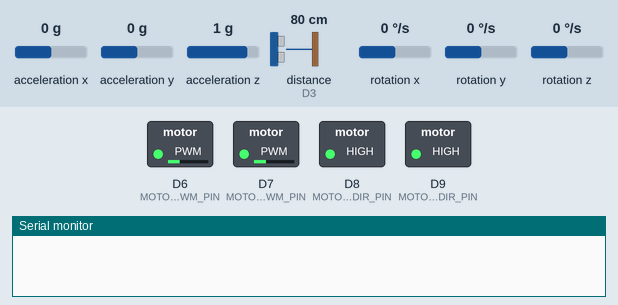
Recording of a sketch running on a simulated Arduino Nano 33 BLE. Shown: switched loads named in the sketch (green lamp = pin HIGH), the last lines printed to the serial monitor. Wiring (inferred from the names in the program): ultrasonic range finder: trigger D2; echo D3. Dashed ring = blinking. The inputs (shaded band) are chosen by the test bench; at power-on: rotation z 0 °/s, distance to the obstacle (sensor on D3) 80 cm, acceleration x 0 g, acceleration y 0 g, acceleration z 1 g, rotation x 0 °/s, rotation y 0 °/s. The echo pulse lasts 58.3 µs per cm; pins used as bus, display or sensor lines are not drawn.

Above: at 1.2 s.
1.3 s: rotation z set to -192 °/s
At 2.0 s:
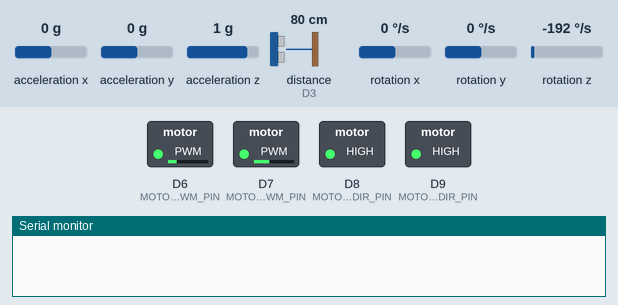
4.3 s: distance to the obstacle (sensor on D3) set to 4 cm
At 6.0 s:
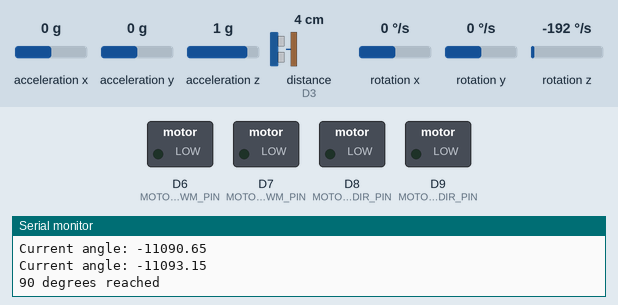
At 6.89 s:
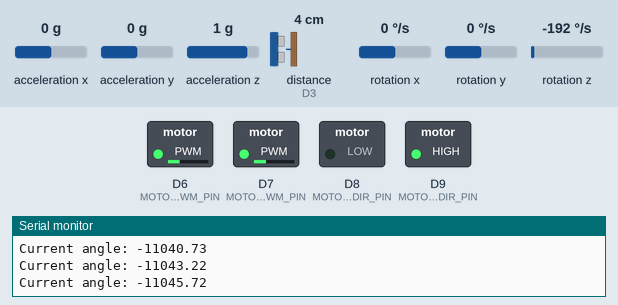
Timing chart, 0 to 13.3 s (numbered marks = the images above; inputs shaded):
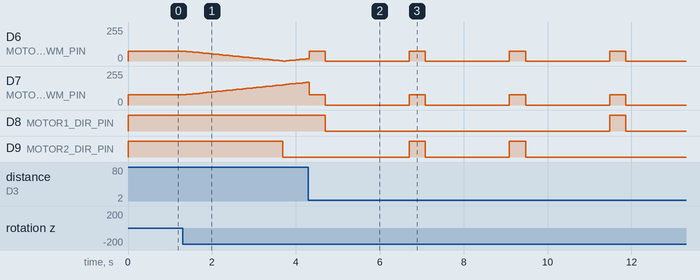

Measured:
- after the input at 1.3 s, D7 (MOTOR1_PWM_PIN): moves from 76/255 to 170/255 over 2.9 s, starting after 0.09 s; D9 (MOTOR2_DIR_PIN): HIGH → LOW after 2.4 s
- after the input at 4.3 s, D8 (MOTOR1_DIR_PIN): HIGH → LOW after 0.40 s, → HIGH 6.8 s later, → LOW 0.39 s later; D9 (MOTOR2_DIR_PIN): alternates HIGH for 0.39 s and LOW for 2.0 s, 4 changes in all, then stays LOW, starting after 2.4 s
- by itself, D6 (MOTOR2_PWM_PIN): alternates 74/255 for 0.39 s and 0/255 for 2.0 s

The sketch:

LAB13_Maze_acc_gyro.ino
```cpp
#include <Arduino.h>
#include <Arduino_LSM9DS1.h>  // Include the library for the built-in accelerometer and gyroscope

// Ultrasonic sensor pins
const int TRIGGER_PIN = 2;
const int ECHO_PIN = 3;

// Motor pins
const int MOTOR1_PWM_PIN = 7;
const int MOTOR1_DIR_PIN = 8;
const int MOTOR2_PWM_PIN = 6;
const int MOTOR2_DIR_PIN = 9;

// Gyroscope control variables
float current_heading = 0;
float initial_heading = 0;

// Accelerometer control variables
float x_accel, y_accel, z_accel;
float x_position = 0;
float y_position = 0;
unsigned long previous_time;

// Control gains
float Kp_heading = 0.08;   // Proportional gain for heading correction
float Kp_position = 0.03;  // Proportional gain for position correction

// Correction factor to balance motor speeds
float motor_correction_factor = 0.975;  // Fine-tuned value to further reduce drift

// Function to measure distance using ultrasonic sensor
long measure_distance() {
    digitalWrite(TRIGGER_PIN, LOW);
    delayMicroseconds(2);
    digitalWrite(TRIGGER_PIN, HIGH);
    delayMicroseconds(10);
    digitalWrite(TRIGGER_PIN, LOW);
    long duration = pulseIn(ECHO_PIN, HIGH);
    long distance_cm = duration * 0.034 / 2;
    return distance_cm;
}

// Function to set motor speeds
void motors_speed(int left_wheel_speed, int right_wheel_speed) {
    if (left_wheel_speed > 0) {
        digitalWrite(MOTOR1_DIR_PIN, HIGH);
    } else {
        digitalWrite(MOTOR1_DIR_PIN, LOW);
    }

    if (right_wheel_speed > 0) {
        digitalWrite(MOTOR2_DIR_PIN, HIGH);
    } else {
        digitalWrite(MOTOR2_DIR_PIN, LOW);
    }

    // Apply the correction factor to balance motor speeds
    left_wheel_speed = abs(left_wheel_speed);
    left_wheel_speed = constrain(left_wheel_speed, 0, 100);
    int left_pwm_value = map(left_wheel_speed, 0, 100, 0, 255);
    analogWrite(MOTOR1_PWM_PIN, left_pwm_value);

    right_wheel_speed = abs(right_wheel_speed);
    right_wheel_speed = constrain(right_wheel_speed, 0, 100);
    int right_pwm_value = map(right_wheel_speed, 0, 100, 0, 255 * motor_correction_factor);
    analogWrite(MOTOR2_PWM_PIN, right_pwm_value);
}

// Function to update heading based on gyroscope data
void update_heading() {
    float x, y, z;
    if (IMU.readGyroscope(x, y, z)) {
        current_heading += z * 0.013;  // Adjust this factor based on your needs
    }
}

// Function to update position based on accelerometer data
void update_position() {
    float dt = (millis() - previous_time) / 1000.0;
    previous_time = millis();

    if (IMU.readAcceleration(x_accel, y_accel, z_accel)) {
        x_position += x_accel * dt * dt;
        y_position += y_accel * dt * dt;
    }
}

// Function to correct the robot's direction and position
void correct_path() {
    // Calculate heading correction
    float heading_error = initial_heading - current_heading;
    int heading_correction = heading_error * Kp_heading;

    // Calculate position correction
    float position_error = x_position;  // Assuming y_position is the forward direction
    int position_correction = position_error * Kp_position;

    // Adjust motor speeds based on heading and position correction
    int left_motor_speed = 30 + heading_correction + position_correction;
    int right_motor_speed = 30 - heading_correction - position_correction;

    motors_speed(left_motor_speed, right_motor_speed);
}

// Function to rotate the robot 90 degrees to the right or left
void rotate_90_degrees(bool clockwise) {
    float x, y, z;
    IMU.readGyroscope(x, y, z);  // Read the initial gyroscope values

    float initial_angle = z * 180.0 / PI;  // Convert radians to degrees
    float current_angle = initial_angle;
    float target_angle = clockwise ? initial_angle + 90 : initial_angle - 90;

    Serial.print("Initial angle: ");
    Serial.println(initial_angle);
    Serial.print("Target angle: ");
    Serial.println(target_angle);

    // Begin rotating
    if (clockwise) {
        motors_speed(30, -30);  // Rotate right
        Serial.println("Rotating clockwise...");
    } else {
        motors_speed(-30, 30);  // Rotate left
        Serial.println("Rotating counterclockwise...");
    }

    while (abs(current_angle - initial_angle) < 90) {
        if (IMU.readGyroscope(x, y, z)) {
            current_angle += z * 0.013;  // Accumulate angle change
            Serial.print("Current angle: ");
            Serial.println(current_angle);
            delay(10);
        }
    }

    // Stop the motors
    motors_speed(0, 0);
    Serial.println("90 degrees reached");
    delay(2000); // Pause for 2 seconds before moving forward
}

void setup() {
    // Initialize serial communication
    Serial.begin(115200);

    // Initialize ultrasonic sensor pins
    pinMode(TRIGGER_PIN, OUTPUT);
    pinMode(ECHO_PIN, INPUT);

    // Initialize motor pins
    pinMode(MOTOR1_PWM_PIN, OUTPUT);
    pinMode(MOTOR1_DIR_PIN, OUTPUT);
    pinMode(MOTOR2_PWM_PIN, OUTPUT);
    pinMode(MOTOR2_DIR_PIN, OUTPUT);

    // Initialize IMU (accelerometer and gyroscope)
    if (!IMU.begin()) {
        Serial.println("Failed to initialize IMU!");
        while (1);
    }

    // Set initial heading
    float x, y, z;
    if (IMU.readGyroscope(x, y, z)) {
        initial_heading = z * 180.0 / PI;  // Convert radians to degrees
    }

    // Initialize timing for position updates
    previous_time = millis();
}

void loop() {
    long distance_cm = measure_distance();

    if (distance_cm >= 2 && distance_cm <= 3) {
        long distance_right, distance_left;

        // Rotate 90 degrees to the right
        rotate_90_degrees(true);
        distance_right = measure_distance();

        // Rotate 90 degrees back to the original position
        rotate_90_degrees(false);

        // Rotate 90 degrees to the left
        rotate_90_degrees(false);
        distance_left = measure_distance();

        // Rotate 90 degrees back to the original position
        rotate_90_degrees(true);

        // Compare distances and move towards the direction with greater distance
        if (distance_right > distance_left) {
            // Turn right
            rotate_90_degrees(true);
        } else {
            // Turn left
            rotate_90_degrees(false);
        }
    } else {
        // Move forward with straight path correction
        update_heading();
        update_position();
        correct_path();
    }

    // Add a small delay to avoid too frequent updates
    delay(10);
}
```
